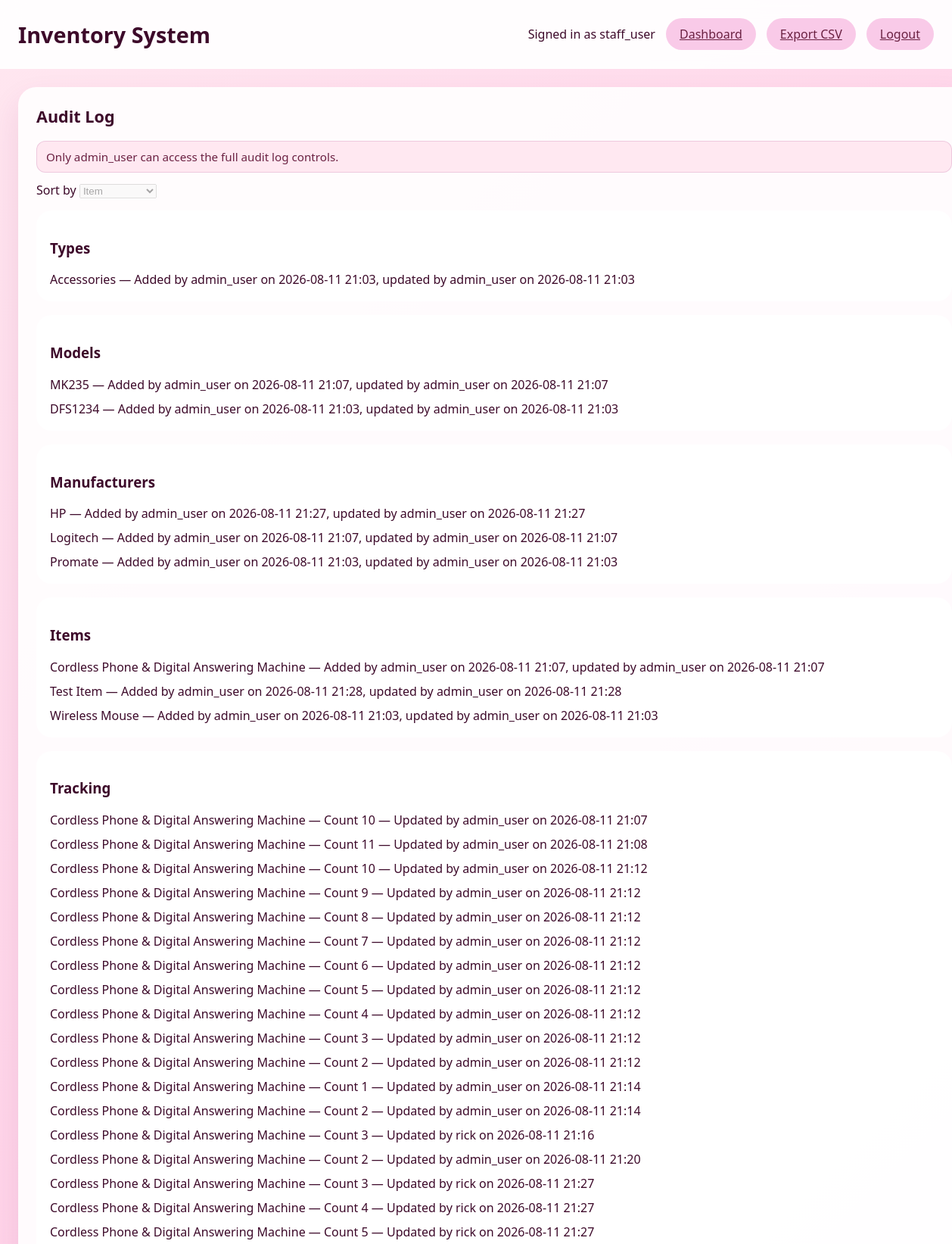
The page /audit (signed in, upper part) on the database its author committed.
### app.py (models this page shows, shortened)
class InventoryItemUser(UserMixin, db.Model):
    __tablename__ = 'inventory_item_user'
    OID = db.Column(db.Integer, primary_key=True)
    username = db.Column(db.String(150), unique=True, nullable=False)
    encrypt_password_hash = db.Column(db.String(255), nullable=False)

class InventoryItemType(db.Model):
    __tablename__ = 'inventory_item_type'
    OID = db.Column(db.Integer, primary_key=True)
    Product_Type = db.Column(db.String(200), unique=True, nullable=False)
    add_user_oid = db.Column(db.Integer, db.ForeignKey('inventory_item_user.OID'), nullable=False)
    add_datetime = db.Column(db.DateTime, nullable=False, default=func.now())
    update_user_oid = db.Column(db.Integer, db.ForeignKey('inventory_item_user.OID'), nullable=True)
    last_update_datetime = db.Column(db.DateTime, nullable=True)
    add_user = relationship('InventoryItemUser', foreign_keys=[add_user_oid], lazy='joined')
    update_user = relationship('InventoryItemUser', foreign_keys=[update_user_oid], lazy='joined')

class InventoryItemModel(db.Model):
    __tablename__ = 'inventory_item_model'
    OID = db.Column(db.Integer, primary_key=True)
    Model_Number = db.Column(db.String(200), unique=True, nullable=False)
    add_user_oid = db.Column(db.Integer, db.ForeignKey('inventory_item_user.OID'), nullable=False)
    add_datetime = db.Column(db.DateTime, nullable=False, default=func.now())
    update_user_oid = db.Column(db.Integer, db.ForeignKey('inventory_item_user.OID'), nullable=True)
    last_update_datetime = db.Column(db.DateTime, nullable=True)
    add_user = relationship('InventoryItemUser', foreign_keys=[add_user_oid], lazy='joined')
    update_user = relationship('InventoryItemUser', foreign_keys=[update_user_oid], lazy='joined')

class InventoryItemManufacturer(db.Model):
    __tablename__ = 'inventory_item_manufacturer'
    OID = db.Column(db.Integer, primary_key=True)
    Manufacturer_NAME = db.Column(db.String(200), unique=True, nullable=False)
    add_user_oid = db.Column(db.Integer, db.ForeignKey('inventory_item_user.OID'), nullable=False)
    add_date_time = db.Column(db.DateTime, nullable=False, default=func.now())
    update_user_oid = db.Column(db.Integer, db.ForeignKey('inventory_item_user.OID'), nullable=True)
    last_update_datetime = db.Column(db.DateTime, nullable=True)
    add_user = relationship('InventoryItemUser', foreign_keys=[add_user_oid], lazy='joined')
    update_user = relationship('InventoryItemUser', foreign_keys=[update_user_oid], lazy='joined')

class InventoryItem(db.Model):
    __tablename__ = 'inventory_item'
    OID = db.Column(db.Integer, primary_key=True)
    ITEM_TYPE_OID = db.Column(db.Integer, db.ForeignKey('inventory_item_type.OID'), nullable=False)
    MODEL_OID = db.Column(db.Integer, db.ForeignKey('inventory_item_model.OID'), nullable=False)
    Manufacturer_oid = db.Column(db.Integer, db.ForeignKey('inventory_item_manufacturer.OID'), nullable=False)
    Item_Name = db.Column(db.String(250), unique=True, nullable=False)
    Note = db.Column(db.String(500), nullable=True)
    Alert_Level = db.Column(db.Integer, nullable=False, default=0)
    add_user_oid = db.Column(db.Integer, db.ForeignKey('inventory_item_user.OID'), nullable=False)
    add_date_time = db.Column(db.DateTime, nullable=False, default=func.now())
    update_user_oid = db.Column(db.Integer, db.ForeignKey('inventory_item_user.OID'), nullable=True)
    last_update_datetime = db.Column(db.DateTime, nullable=True)
    item_type = relationship('InventoryItemType', foreign_keys=[ITEM_TYPE_OID], lazy='joined')
    model = relationship('InventoryItemModel', foreign_keys=[MODEL_OID], lazy='joined')
    manufacturer = relationship('InventoryItemManufacturer', foreign_keys=[Manufacturer_oid], lazy='joined')
    add_user = relationship('InventoryItemUser', foreign_keys=[add_user_oid], lazy='joined')
    update_user = relationship('InventoryItemUser', foreign_keys=[update_user_oid], lazy='joined')

class InventoryItemTracking(db.Model):
    __tablename__ = 'inventory_item_tracking'
    OID = db.Column(db.Integer, primary_key=True)
    intentory_item_oid = db.Column(db.Integer, db.ForeignKey('inventory_item.OID'), nullable=False)
    item_count = db.Column(db.Integer, nullable=False, default=0)
    update_user_oid = db.Column(db.Integer, db.ForeignKey('inventory_item_user.OID'), nullable=False)
    last_update_datetime = db.Column(db.DateTime, nullable=False, default=func.now())
    item = relationship('InventoryItem', foreign_keys=[intentory_item_oid], lazy='joined')
    update_user = relationship('InventoryItemUser', foreign_keys=[update_user_oid], lazy='joined')

### app.py (the view)
@app.route('/audit')
@login_required
def audit_log():
    sort_by = request.args.get('sort_by', 'item')
    item_types = InventoryItemType.query.order_by(InventoryItemType.add_datetime.desc()).all()
    item_models = InventoryItemModel.query.order_by(InventoryItemModel.add_datetime.desc()).all()
    manufacturers = InventoryItemManufacturer.query.order_by(InventoryItemManufacturer.add_date_time.desc()).all()
    items = InventoryItem.query.all()
    if sort_by == 'last_modified':
        items.sort(key=lambda item: (item.last_update_datetime or item.add_date_time or datetime.min), reverse=True)
    else:
        items.sort(key=lambda item: item.Item_Name.lower())
    trackings = InventoryItemTracking.query.all()
    if sort_by == 'last_modified':
        trackings.sort(key=lambda tracking: tracking.last_update_datetime, reverse=True)
    else:
        trackings.sort(key=lambda tracking: (tracking.item.Item_Name.lower() if tracking.item else str(tracking.intentory_item_oid)))
    return render_template('audit.html', item_types=item_types, item_models=item_models,
                           manufacturers=manufacturers, items=items, trackings=trackings,
                           sort_by=sort_by, is_admin=is_admin_user())

### app.py (called while the page is built)
@login_manager.user_loader
def load_user(user_id):
    try:
        return InventoryItemUser.query.get(int(user_id))
    except Exception:
        return None

def is_admin_user():
    return current_user.is_authenticated and current_user.username == 'admin_user'

@app.context_processor
def inject_now():
    return {'now': datetime.utcnow()}

### templates/audit.html (shortened to what this page needs)
{% extends 'base.html' %}
{% block content %}
<div class="dashboard-grid">
  <section class="panel full-width">
    <h2>Audit Log</h2>
    {% if not is_admin %}
    <div class="admin-only-note">Only admin_user can access the full audit log controls.</div>
    {% endif %}
    <form method="get" class="sort-form" style="margin-bottom: 1rem;">
      <label for="sort_by">Sort by</label>
      <select id="sort_by" name="sort_by" onchange="this.form.submit()" {% if not is_admin %}disabled{% endif %}>
        <option value="item" {% if sort_by == 'item' %}selected{% endif %}>Item</option>
      </select>
    </form>
    <div class="audit-grid">
      <div>
        <h3>Types</h3>
        <ul class="item-list">
          {% for type in item_types %}
            <li>{{ type.Product_Type }} — Added by {{ type.add_user.username if type.add_user else 'unknown' }} on {{ type.add_datetime.strftime('%Y-%m-%d %H:%M') }}{% if type.last_update_datetime %}, updated by {{ type.update_user.username if type.update_user else 'unknown' }} on {{ type.last_update_datetime.strftime('%Y-%m-%d %H:%M') }}{% endif %}</li>
          {% endfor %}
        </ul>
      </div>
      <div>
        <h3>Models</h3>
        <ul class="item-list">
          {% for model in item_models %}
            <li>{{ model.Model_Number }} — Added by {{ model.add_user.username if model.add_user else 'unknown' }} on {{ model.add_datetime.strftime('%Y-%m-%d %H:%M') }}{% if model.last_update_datetime %}, updated by {{ model.update_user.username if model.update_user else 'unknown' }} on {{ model.last_update_datetime.strftime('%Y-%m-%d %H:%M') }}{% endif %}</li>
          {% endfor %}
        </ul>
      </div>
      <div>
        <h3>Manufacturers</h3>
        <ul class="item-list">
          {% for manufacturer in manufacturers %}
            <li>{{ manufacturer.Manufacturer_NAME }} — Added by {{ manufacturer.add_user.username if manufacturer.add_user else 'unknown' }} on {{ manufacturer.add_date_time.strftime('%Y-%m-%d %H:%M') }}{% if manufacturer.last_update_datetime %}, updated by {{ manufacturer.update_user.username if manufacturer.update_user else 'unknown' }} on {{ manufacturer.last_update_datetime.strftime('%Y-%m-%d %H:%M') }}{% endif %}</li>
          {% endfor %}
        </ul>
      </div>
      <div class="full-column">
        <h3>Items</h3>
        <ul class="item-list">
          {% for item in items %}
            <li>{{ item.Item_Name }} — Added by {{ item.add_user.username if item.add_user else 'unknown' }} on {{ item.add_date_time.strftime('%Y-%m-%d %H:%M') }}{% if item.last_update_datetime %}, updated by {{ item.update_user.username if item.update_user else 'unknown' }} on {{ item.last_update_datetime.strftime('%Y-%m-%d %H:%M') }}{% endif %}</li>
          {% endfor %}
        </ul>
      </div>
      <div class="full-column">
        <h3>Tracking</h3>
        <ul class="item-list">
          {% for tracking in trackings %}
            <li>{{ tracking.item.Item_Name if tracking.item else 'Item ' ~ tracking.intentory_item_oid }} — Count {{ tracking.item_count }} — Updated by {{ tracking.update_user.username if tracking.update_user else 'unknown' }} on {{ tracking.last_update_datetime.strftime('%Y-%m-%d %H:%M') }}</li>
          {% endfor %}
        </ul>
      </div>
    </div>
  </section>
</div>
{% endblock %}

### templates/base.html (shortened to what this page needs)
<!doctype html>
<html lang="en">
<head>
  <link rel="stylesheet" href="{{ url_for('static', filename='css/style.css') }}">
</head>
<body>
  <div class="app-shell">
    <header class="app-header">
      <div class="header-left">
        <h1>Inventory System</h1>
      </div>
      {% if current_user.is_authenticated %}
      <div class="user-bar">
        <span>Signed in as {{ current_user.username }}</span>
        <a class="button secondary" href="{{ url_for('dashboard') }}">Dashboard</a>
        <a class="button secondary" href="{{ url_for('export_inventory_csv') }}">Export CSV</a>
        <a class="button secondary" href="{{ url_for('logout') }}">Logout</a>
      </div>
      {% endif %}
    </header>
    <main class="page-content">
      {% block content %}{% endblock %}
    </main>
  </div>
</body>
</html>

### static/css/style.css (style rules this page uses)
body { margin: 0; font-family: 'Segoe UI', Tahoma, Geneva, Verdana, sans-serif; background: linear-gradient(135deg, #ffe7f0 0%, #ffd1e8 45%, #ffb3d1 100%); color: #3d0a2a; }
.app-shell { min-height: 100vh; display: flex; flex-direction: column; }
.app-header { padding: 24px; background: rgba(255, 255, 255, 0.92); backdrop-filter: blur(12px); border-bottom: 1px solid rgba(255, 255, 255, 0.7); display: flex; justify-content: space-between; align-items: center; }
.app-header h1 { margin: 0; font-size: 1.8rem; }
.user-bar { display: flex; align-items: center; gap: 14px; }
.button { border: none; padding: 10px 18px; border-radius: 999px; background: #a84d93; color: white; cursor: pointer; transition: background 0.2s ease; }
.button.secondary { background: rgba(249, 200, 231, 0.95); color: #6b2142; }
.page-content { padding: 24px; width: 100%; max-width: 1280px; margin: 0 auto; }
.dashboard-grid { display: grid; grid-template-columns: repeat(auto-fit, minmax(280px, 1fr)); gap: 20px; }
.panel { background: rgba(255, 255, 255, 0.9); border-radius: 24px; padding: 24px; box-shadow: 0 20px 40px rgba(150, 45, 113, 0.12); }
.panel.full-width { grid-column: 1 / -1; }
.panel h2 { margin-top: 0; font-size: 1.35rem; }
.item-list { list-style: none; padding-left: 0; margin: 0; display: grid; gap: 10px; }
.item-list li { display: flex; justify-content: space-between; align-items: center; gap: 12px; }
.admin-only-note { margin-bottom: 12px; padding: 10px 12px; border-radius: 12px; background: rgba(255, 230, 240, 0.9); border: 1px solid rgba(169, 77, 147, 0.2); color: #6b2142; font-size: 0.95rem; }
.audit-grid { display: grid; gap: 18px; }
.audit-grid > div { background: rgba(255, 255, 255, 0.92); border-radius: 20px; padding: 18px; }
.audit-grid .full-column { grid-column: 1 / -1; }

### rows shown on the page
InventoryItemUser: username "staff_user"
InventoryItemType: Product_Type "Accessories", add_user "admin_user", add_datetime "2026-08-11 21:03", update_user "admin_user", last_update_datetime "2026-08-11 21:03"
InventoryItemModel: Model_Number "MK235", add_user "admin_user", add_datetime "2026-08-11 21:07", update_user "admin_user", last_update_datetime "2026-08-11 21:07"
InventoryItemModel: Model_Number "DFS1234", add_user "admin_user", add_datetime "2026-08-11 21:03", update_user "admin_user", last_update_datetime "2026-08-11 21:03"
InventoryItemManufacturer: Manufacturer_NAME "HP", add_user "admin_user", add_date_time "2026-08-11 21:27", update_user "admin_user", last_update_datetime "2026-08-11 21:27"
InventoryItemManufacturer: Manufacturer_NAME "Logitech", add_user "admin_user", add_date_time "2026-08-11 21:07", update_user "admin_user", last_update_datetime "2026-08-11 21:07"
InventoryItemManufacturer: Manufacturer_NAME "Promate", add_user "admin_user", add_date_time "2026-08-11 21:03", update_user "admin_user", last_update_datetime "2026-08-11 21:03"
InventoryItem: Item_Name "Cordless Phone & Digital Answering Machine", add_user "admin_user", add_date_time "2026-08-11 21:07", update_user "admin_user", last_update_datetime "2026-08-11 21:07"
InventoryItem: Item_Name "Test Item", add_user "admin_user", add_date_time "2026-08-11 21:28", update_user "admin_user", last_update_datetime "2026-08-11 21:28"
InventoryItem: Item_Name "Wireless Mouse", add_user "admin_user", add_date_time "2026-08-11 21:03", update_user "admin_user", last_update_datetime "2026-08-11 21:03"
InventoryItemTracking: item "Cordless Phone & Digital Answering Machine", item_count "10", update_user "admin_user", last_update_datetime "2026-08-11 21:07"
InventoryItemTracking: item "Cordless Phone & Digital Answering Machine", item_count "11", update_user "admin_user", last_update_datetime "2026-08-11 21:08"
InventoryItemTracking: item "Cordless Phone & Digital Answering Machine", item_count "10", update_user "admin_user", last_update_datetime "2026-08-11 21:12"
InventoryItemTracking: item "Cordless Phone & Digital Answering Machine", item_count "9", update_user "admin_user", last_update_datetime "2026-08-11 21:12"
InventoryItemTracking: item "Cordless Phone & Digital Answering Machine", item_count "8", update_user "admin_user", last_update_datetime "2026-08-11 21:12"
InventoryItemTracking: item "Cordless Phone & Digital Answering Machine", item_count "7", update_user "admin_user", last_update_datetime "2026-08-11 21:12"
InventoryItemTracking: item "Cordless Phone & Digital Answering Machine", item_count "6", update_user "admin_user", last_update_datetime "2026-08-11 21:12"
InventoryItemTracking: item "Cordless Phone & Digital Answering Machine", item_count "5", update_user "admin_user", last_update_datetime "2026-08-11 21:12"
InventoryItemTracking: item "Cordless Phone & Digital Answering Machine", item_count "4", update_user "admin_user", last_update_datetime "2026-08-11 21:12"
InventoryItemTracking: item "Cordless Phone & Digital Answering Machine", item_count "3", update_user "admin_user", last_update_datetime "2026-08-11 21:12"
InventoryItemTracking: item "Cordless Phone & Digital Answering Machine", item_count "2", update_user "admin_user", last_update_datetime "2026-08-11 21:12"
InventoryItemTracking: item "Cordless Phone & Digital Answering Machine", item_count "1", update_user "admin_user", last_update_datetime "2026-08-11 21:14"
InventoryItemTracking: item "Cordless Phone & Digital Answering Machine", item_count "2", update_user "admin_user", last_update_datetime "2026-08-11 21:14"
InventoryItemTracking: item "Cordless Phone & Digital Answering Machine", item_count "3", update_user "rick", last_update_datetime "2026-08-11 21:16"
InventoryItemTracking: item "Cordless Phone & Digital Answering Machine", item_count "2", update_user "admin_user", last_update_datetime "2026-08-11 21:20"
InventoryItemTracking: item "Cordless Phone & Digital Answering Machine", item_count "3", update_user "rick", last_update_datetime "2026-08-11 21:27"
InventoryItemTracking: item "Cordless Phone & Digital Answering Machine", item_count "4", update_user "rick", last_update_datetime "2026-08-11 21:27"
InventoryItemTracking: item "Cordless Phone & Digital Answering Machine", item_count "5", update_user "rick", last_update_datetime "2026-08-11 21:27"
